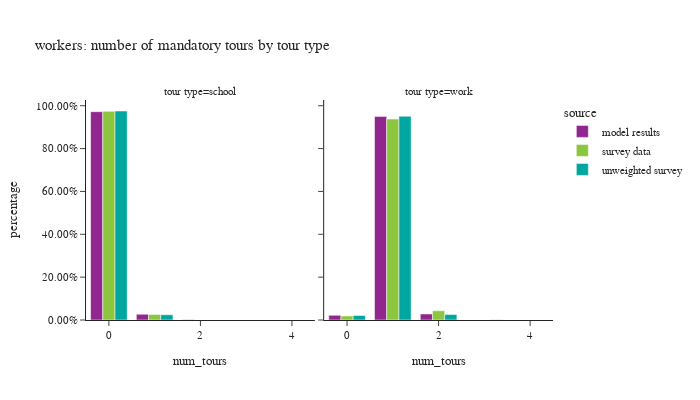

Source (notebook cell):
### Code cell
# number of mandatory tours
df_plot = w_tour_data.groupby(['person_id','source','tour_type','person_weight'])['tour_id'].count().reset_index()

pivoted = df_plot.pivot(index=['person_id','source','person_weight'], columns="tour_type", values="tour_id").fillna(0).reset_index()
df_plot = pivoted.melt(id_vars=['person_id','source','person_weight'], var_name="tour_type")

df_plot['num_tours'] = df_plot['value']
df_plot['ws_weight'] = df_plot['person_weight']
df_plot = df_plot.groupby(['source','tour_type','num_tours'])['ws_weight'].sum().reset_index()
df_plot = df_plot.merge(df_worker_count, how='left', on='source')
df_plot['percentage'] = df_plot['ws_weight']/df_plot['person_weight']

fig = px.bar(df_plot, x="num_tours", y="percentage", color="source",barmode="group",
             facet_col="tour_type",facet_row_spacing=0.2,
             title="workers: number of mandatory tours by tour type")
fig.for_each_annotation(lambda a: a.update(text="tour type="+a.text.split("=")[-1]))
fig.update_layout(height=400, width=700, yaxis=dict(tickformat=".2%"))
fig.show()

### Figure 1 — Plotly figure (JSON) as saved in the notebook; plotly's stock layout.template omitted (floating-point values rounded to 4 significant figures)
{"data": [{"alignmentgroup": "True", "hovertemplate": "source=model results<br>tour_type=school<br>num_tours=%{x}<br>percentage=%{y}<extra></extra>", "legendgroup": "model results", "marker": {"color": "#91268F", "pattern": {"shape": ""}}, "name": "model results", "offsetgroup": "model results", "orientation": "v", "showlegend": true, "textposition": "auto", "type": "bar", "x": [0.0, 1.0, 2.0], "xaxis": "x", "y": [0.9722, 0.02679, 0.000969], "yaxis": "y"}, {"alignmentgroup": "True", "hovertemplate": "source=model results<br>tour_type=work<br>num_tours=%{x}<br>percentage=%{y}<extra></extra>", "legendgroup": "model results", "marker": {"color": "#91268F", "pattern": {"shape": ""}}, "name": "model results", "offsetgroup": "model results", "orientation": "v", "showlegend": false, "textposition": "auto", "type": "bar", "x": [0.0, 1.0, 2.0], "xaxis": "x2", "y": [0.02173, 0.9501, 0.02814], "yaxis": "y2"}, {"alignmentgroup": "True", "hovertemplate": "source=survey data<br>tour_type=school<br>num_tours=%{x}<br>percentage=%{y}<extra></extra>", "legendgroup": "survey data", "marker": {"color": "#8CC63E", "pattern": {"shape": ""}}, "name": "survey data", "offsetgroup": "survey data", "orientation": "v", "showlegend": true, "textposition": "auto", "type": "bar", "x": [0.0, 1.0], "xaxis": "x", "y": [0.9739, 0.0261], "yaxis": "y"}, {"alignmentgroup": "True", "hovertemplate": "source=survey data<br>tour_type=work<br>num_tours=%{x}<br>percentage=%{y}<extra></extra>", "legendgroup": "survey data", "marker": {"color": "#8CC63E", "pattern": {"shape": ""}}, "name": "survey data", "offsetgroup": "survey data", "orientation": "v", "showlegend": false, "textposition": "auto", "type": "bar", "x": [0.0, 1.0, 2.0, 3.0, 4.0], "xaxis": "x2", "y": [0.01891, 0.9377, 0.04306, 0.0002234, 6.243e-05], "yaxis": "y2"}, {"alignmentgroup": "True", "hovertemplate": "source=unweighted survey<br>tour_type=school<br>num_tours=%{x}<br>percentage=%{y}<extra></extra>", "legendgroup": "unweighted survey", "marker": {"color": "#00A7A0", "pattern": {"shape": ""}}, "name": "unweighted survey", "offsetgroup": "unweighted survey", "orientation": "v", "showlegend": true, "textposition": "auto", "type": "bar", "x": [0.0, 1.0], "xaxis": "x", "y": [0.9754, 0.02458], "yaxis": "y"}, {"alignmentgroup": "True", "hovertemplate": "source=unweighted survey<br>tour_type=work<br>num_tours=%{x}<br>percentage=%{y}<extra></extra>", "legendgroup": "unweighted survey", "marker": {"color": "#00A7A0", "pattern": {"shape": ""}}, "name": "unweighted survey", "offsetgroup": "unweighted survey", "orientation": "v", "showlegend": false, "textposition": "auto", "type": "bar", "x": [0.0, 1.0, 2.0, 3.0, 4.0], "xaxis": "x2", "y": [0.0213, 0.9508, 0.02567, 0.001638, 0.0005461], "yaxis": "y2"}], "layout": {"annotations": [{"font": {}, "showarrow": false, "text": "tour type=school", "x": 0.245, "xanchor": "center", "xref": "paper", "y": 1.0, "yanchor": "bottom", "yref": "paper"}, {"font": {}, "showarrow": false, "text": "tour type=work", "x": 0.755, "xanchor": "center", "xref": "paper", "y": 1.0, "yanchor": "bottom", "yref": "paper"}], "barmode": "group", "height": 400, "legend": {"title": {"text": "source"}, "tracegroupgap": 0}, "title": {"text": "workers: number of mandatory tours by tour type"}, "width": 700, "xaxis": {"anchor": "y", "domain": [0.0, 0.49], "title": {"text": "num_tours"}}, "xaxis2": {"anchor": "y2", "domain": [0.51, 1.0], "matches": "x", "title": {"text": "num_tours"}}, "yaxis": {"anchor": "x", "domain": [0.0, 1.0], "tickformat": ".2%", "title": {"text": "percentage"}}, "yaxis2": {"anchor": "x2", "domain": [0.0, 1.0], "matches": "y", "showticklabels": false}}}
